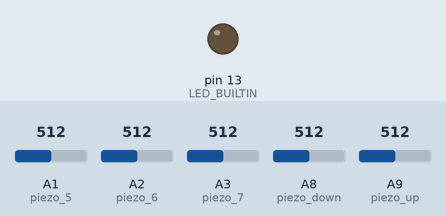
Recording of a sketch running on a simulated Arduino Mega 2560, built with avr-gcc and run on an emulated ATmega2560. Parts: output pins drawn as LEDs (lit = HIGH). The test bench sets the inputs (shaded band); at power-on: A1 (piezo_5) = 512, A2 (piezo_6) = 512, A3 (piezo_7) = 512, A8 (piezo_down) = 512, A9 (piezo_up) = 512. Random numbers use the default seed unless the sketch sets one.

Above: at 0.2 s.
Timing chart, 0 to 1.7 s (numbered marks = the images above):
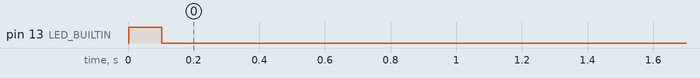

The sketch:

right_hand_implementation.ino
```cpp
#define TRUE 1
#define FALSE 0
int thresh = 60;
int piezo_5 = 1;
int piezo_6 = 2;
int piezo_7 = 3;
int piezo_down = 8;
int piezo_up = 9;
/* ORDER OF PIEZO ON RIGHTHAND (thumb leftmost - pinky rightmost)
  8  5 6 7 9
down G A B up
*/
int on5 = FALSE;
int on6 = FALSE;
int on7 = FALSE;
int on_up;
int on_down;
void setup() {
  Serial1.begin(115200);
  pinMode(LED_BUILTIN, OUTPUT);
}

void loop() {
  int raw5 = analogRead(piezo_5);
  int raw6 = analogRead(piezo_6);
  int raw7 = analogRead(piezo_7);
  int lower = analogRead(piezo_down);
  int higher = analogRead(piezo_up);
  int midi5 = map(raw5, 0, 1023, 0, 127);
  int midi6 = map(raw6, 0, 1023, 0, 127);
  int midi7 = map(raw7, 0, 1023, 0, 127);
  int ed_type, check_val, on_off;
  if (higher > 100 && !on_up) {
    Serial1.write(byte(255));
    Serial1.write(byte('o'));
    Serial1.write(byte(1));
    on_up = TRUE;
  }
  if (higher < 100 && on_up) on_up = FALSE;
  if (lower > 100 && !on_down) {
    Serial1.write(byte(255));
    Serial1.write(byte('o'));
    Serial1.write(byte(0));
    on_down = TRUE;
  }
  if (lower < 100 && on_down) on_down = FALSE;
  Serial.println(raw6);
  Serial.println(raw7);
  Serial.println(lower);
  Serial.println(higher);
  if (raw5 > thresh && !on5) {
    ed_type = random(1,2);
    on_off = 1;
    check_val = calcCheckVal(ed_type, 'n', 5, midi5, on_off);
    sendNote(5, midi5, on_off, ed_type, check_val);
    on5 = TRUE;
    digitalWrite(LED_BUILTIN, HIGH);
    delay(100);
    digitalWrite(LED_BUILTIN, LOW);
    delay(100);
  }
  if (raw6 > thresh && !on6) {
    ed_type = random(1,2);
    on_off = 1;
    check_val = calcCheckVal(ed_type, 'n', 6, midi6, on_off);
    sendNote(6, midi6, on_off, ed_type, check_val);
    on6 = TRUE;
  }
  if (raw7 > thresh && !on7) {
    ed_type = random(1,2);
    on_off = 1;
    check_val = calcCheckVal(ed_type, 'n', 7, midi7, on_off);
    sendNote(7, midi7, on_off, ed_type, check_val);
    on7 = TRUE;
  }

  if (raw5 < thresh && on5) {
    ed_type = random(1,2);
    on_off = 0;
    check_val = calcCheckVal(ed_type, 'n', 5, 0, on_off);
    sendNote(5, 0, on_off, ed_type, check_val);
    on5 = FALSE;
  }
  if (raw6 < thresh && on6) {
    ed_type = random(1,2);
    on_off = 0;
    check_val = calcCheckVal(ed_type, 'n', 6, 0, on_off);
    sendNote(6, 0, on_off, ed_type, check_val);
    on6 = FALSE;
  }
  if (raw7 < thresh && on7) {
    ed_type = random(1,2);
    on_off = 0;
    check_val = calcCheckVal(ed_type, 'n', 7, 0, on_off);
    sendNote(7, 0, on_off, ed_type, check_val);
    on7 = FALSE;
  }

  //Sending End message:
  Serial1.write('X');
  delay(10);
}
uint8_t calcCheckVal(int ed_type, char message_type, int piezo_num, int v, int on_off) {
  if (ed_type == 1) {
    return (numOnes(255)+numOnes(message_type)+numOnes(piezo_num)+numOnes(v)+on_off+1) % 2;
  }
  if (ed_type == 2) {
    return ~((byte(255) + byte(message_type) + byte(piezo_num)+byte(v)+byte(on_off)+byte(2)) & 0xFF) + 1;
  }
}
void sendNote(int piezo_num, int velocity, int on_off, int ed_type, int check_val) {
  Serial1.write(byte(255));
  Serial1.write(byte('n'));
  Serial1.write(byte(piezo_num));
  Serial1.write(byte(velocity));
  Serial1.write(byte(on_off));
  Serial1.write(byte(ed_type));
  Serial1.write(byte(check_val));
}
int numOnes(uint8_t b) {
  int ones_count = 0;
  for (int i = 0; i < 8; i++) {
    if ((b >> i) % 2 == 1) {
      ones_count++;
    }
  }
  return ones_count;
}
```

Measured:
- by itself, pin 13 (LED_BUILTIN): LOW → HIGH at 0.00 s, → LOW 0.10 s later
